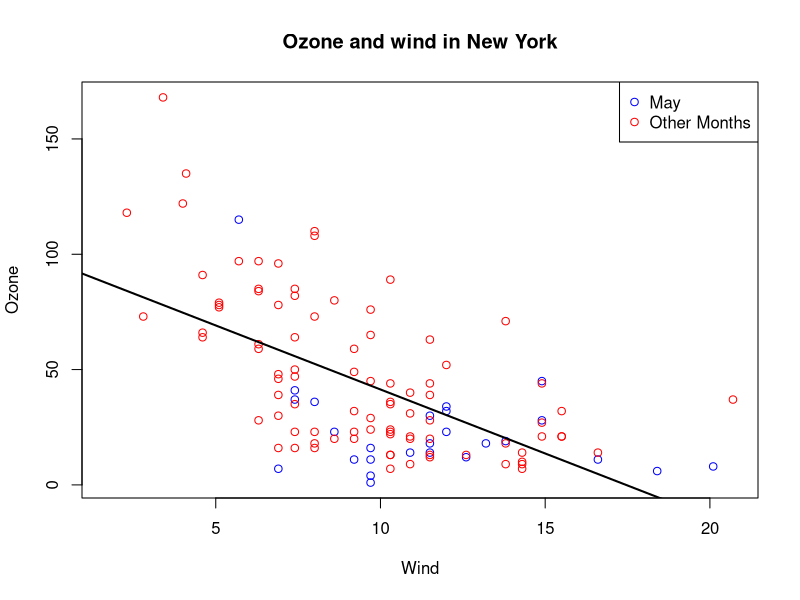

Here is the R script that generated this plot:
####### BASE PLOT EXAMPLE #####
library(datasets) # load datasets package
# type = "n"  sets up the plot and does not fill it with data
View(airquality)
with(airquality,plot(Wind, Ozone, main = "Ozone and wind in New York", type ="n"))
with(subset(airquality, Month == 5), points(Wind,Ozone,col = "blue"))
with(subset(airquality, Month != 5), points(Wind,Ozone,col = "red"))
legend("topright", pch = 1, col = c("blue", "red"), legend = c("May", "Other Months"))
model <- lm(Ozone ~ Wind,airquality)
abline(model, lwd =2)
